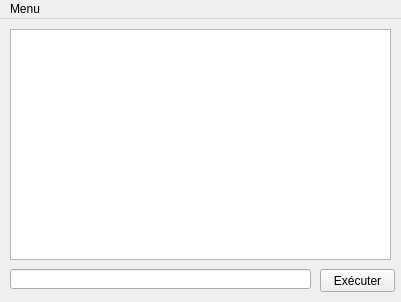
<?xml version="1.0" encoding="UTF-8"?>
<ui version="4.0">
 <class>PokerServerGui</class>
 <widget class="QMainWindow" name="PokerServerGui">
  <property name="enabled">
   <bool>true</bool>
  </property>
  <property name="geometry">
   <rect>
    <x>0</x>
    <y>0</y>
    <width>401</width>
    <height>302</height>
   </rect>
  </property>
  <property name="windowTitle">
   <string>Poker - Serveur</string>
  </property>
  <widget class="QWidget" name="centralWidget">
   <widget class="QTextEdit" name="logs">
    <property name="enabled">
     <bool>true</bool>
    </property>
    <property name="geometry">
     <rect>
      <x>10</x>
      <y>10</y>
      <width>381</width>
      <height>231</height>
     </rect>
    </property>
    <property name="readOnly">
     <bool>true</bool>
    </property>
   </widget>
   <widget class="QLineEdit" name="commandLine">
    <property name="geometry">
     <rect>
      <x>10</x>
      <y>250</y>
      <width>301</width>
      <height>20</height>
     </rect>
    </property>
   </widget>
   <widget class="QPushButton" name="buttonSend">
    <property name="geometry">
     <rect>
      <x>320</x>
      <y>250</y>
      <width>75</width>
      <height>23</height>
     </rect>
    </property>
    <property name="text">
     <string>Exécuter</string>
    </property>
   </widget>
  </widget>
  <widget class="QMenuBar" name="menuBar">
   <property name="geometry">
    <rect>
     <x>0</x>
     <y>0</y>
     <width>401</width>
     <height>25</height>
    </rect>
   </property>
   <widget class="QMenu" name="menuMenu">
    <property name="title">
     <string>Menu</string>
    </property>
    <addaction name="actionQuitter"/>
   </widget>
   <addaction name="menuMenu"/>
  </widget>
  <action name="actionQuitter">
   <property name="text">
    <string>Quitter</string>
   </property>
  </action>
 </widget>
 <layoutdefault spacing="6" margin="11"/>
 <resources/>
 <connections/>
</ui>
